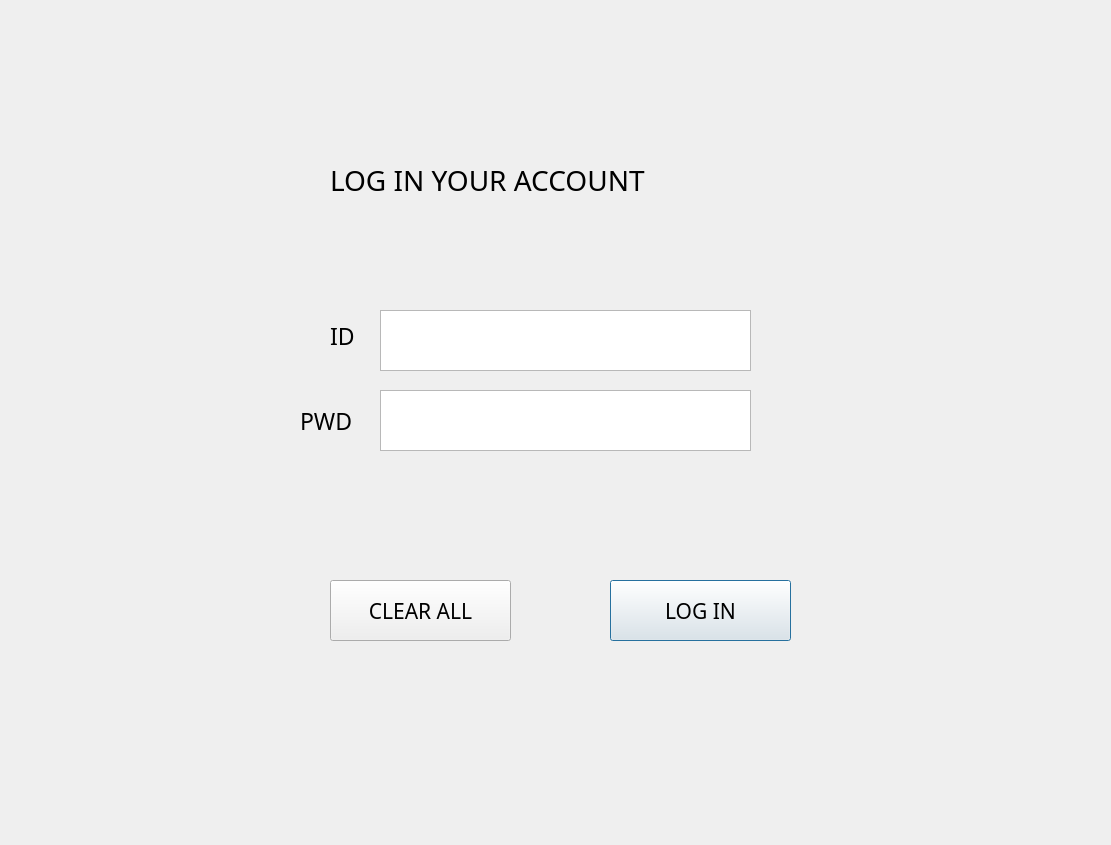
<?xml version="1.0" encoding="UTF-8"?>
<ui version="4.0">
 <class>Dialog</class>
 <widget class="QDialog" name="Dialog">
  <property name="geometry">
   <rect>
    <x>0</x>
    <y>0</y>
    <width>1111</width>
    <height>845</height>
   </rect>
  </property>
  <property name="windowTitle">
   <string>Dialog</string>
  </property>
  <widget class="QTextEdit" name="ID_IN">
   <property name="geometry">
    <rect>
     <x>380</x>
     <y>310</y>
     <width>371</width>
     <height>61</height>
    </rect>
   </property>
  </widget>
  <widget class="QLabel" name="label">
   <property name="geometry">
    <rect>
     <x>330</x>
     <y>150</y>
     <width>531</width>
     <height>61</height>
    </rect>
   </property>
   <property name="font">
    <font>
     <family>Arial Black</family>
     <pointsize>21</pointsize>
    </font>
   </property>
   <property name="text">
    <string>LOG IN YOUR ACCOUNT</string>
   </property>
  </widget>
  <widget class="QLabel" name="label_2">
   <property name="geometry">
    <rect>
     <x>330</x>
     <y>320</y>
     <width>81</width>
     <height>31</height>
    </rect>
   </property>
   <property name="font">
    <font>
     <family>Bahnschrift SemiBold</family>
     <pointsize>17</pointsize>
    </font>
   </property>
   <property name="text">
    <string>ID</string>
   </property>
  </widget>
  <widget class="QTextEdit" name="PWD_IN">
   <property name="geometry">
    <rect>
     <x>380</x>
     <y>390</y>
     <width>371</width>
     <height>61</height>
    </rect>
   </property>
  </widget>
  <widget class="QLabel" name="label_3">
   <property name="geometry">
    <rect>
     <x>300</x>
     <y>390</y>
     <width>121</width>
     <height>61</height>
    </rect>
   </property>
   <property name="font">
    <font>
     <family>Bahnschrift SemiBold</family>
     <pointsize>17</pointsize>
    </font>
   </property>
   <property name="text">
    <string>PWD</string>
   </property>
  </widget>
  <widget class="QPushButton" name="LOG_IN">
   <property name="geometry">
    <rect>
     <x>610</x>
     <y>580</y>
     <width>181</width>
     <height>61</height>
    </rect>
   </property>
   <property name="font">
    <font>
     <family>Bahnschrift SemiBold</family>
     <pointsize>16</pointsize>
    </font>
   </property>
   <property name="text">
    <string>LOG IN</string>
   </property>
  </widget>
  <widget class="QPushButton" name="CLEAR_ALL">
   <property name="geometry">
    <rect>
     <x>330</x>
     <y>580</y>
     <width>181</width>
     <height>61</height>
    </rect>
   </property>
   <property name="font">
    <font>
     <family>Bahnschrift SemiBold</family>
     <pointsize>16</pointsize>
    </font>
   </property>
   <property name="text">
    <string>CLEAR ALL</string>
   </property>
  </widget>
 </widget>
 <resources/>
 <connections/>
</ui>
